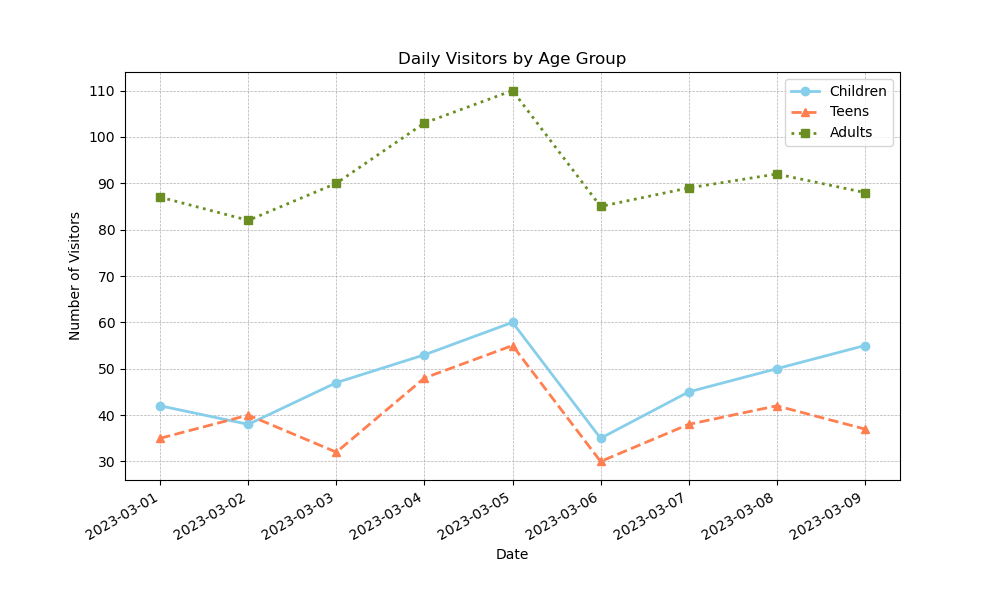

Write the Python code that produced this figure.

import matplotlib.pyplot as plt
import matplotlib.dates as mdates
from datetime import datetime

# Given data
data = [
    {'Date': '2023-03-01', 'Children': 42, 'Teens': 35, 'Adults': 87},
    {'Date': '2023-03-02', 'Children': 38, 'Teens': 40, 'Adults': 82},
    {'Date': '2023-03-03', 'Children': 47, 'Teens': 32, 'Adults': 90},
    {'Date': '2023-03-04', 'Children': 53, 'Teens': 48, 'Adults': 103},
    {'Date': '2023-03-05', 'Children': 60, 'Teens': 55, 'Adults': 110},
    {'Date': '2023-03-06', 'Children': 35, 'Teens': 30, 'Adults': 85},
    {'Date': '2023-03-07', 'Children': 45, 'Teens': 38, 'Adults': 89},
    {'Date': '2023-03-08', 'Children': 50, 'Teens': 42, 'Adults': 92},
    {'Date': '2023-03-09', 'Children': 55, 'Teens': 37, 'Adults': 88}
]

# Preprocessing the data for plotting
dates = [datetime.strptime(d['Date'], '%Y-%m-%d') for d in data]
children_counts = [d['Children'] for d in data]
teens_counts = [d['Teens'] for d in data]
adults_counts = [d['Adults'] for d in data]

# Setting up the plot
plt.figure(figsize=(10, 6))

# Children line
plt.plot(dates, children_counts, label='Children', color='skyblue', linewidth=2, linestyle='-', marker='o')

# Teens line
plt.plot(dates, teens_counts, label='Teens', color='coral', linewidth=2, linestyle='--', marker='^')

# Adults line
plt.plot(dates, adults_counts, label='Adults', color='olivedrab', linewidth=2, linestyle=':', marker='s')

# Format the x-axis to show date labels
plt.gca().xaxis.set_major_formatter(mdates.DateFormatter('%Y-%m-%d'))
plt.gca().xaxis.set_major_locator(mdates.DayLocator(interval=1))
plt.gcf().autofmt_xdate()  # Rotation

# Adding legend, title, labels and grid
plt.legend()
plt.title('Daily Visitors by Age Group')
plt.xlabel('Date')
plt.ylabel('Number of Visitors')

plt.grid(True, which='both', linestyle='--', linewidth=0.5)

# Show the plot
plt.show()
